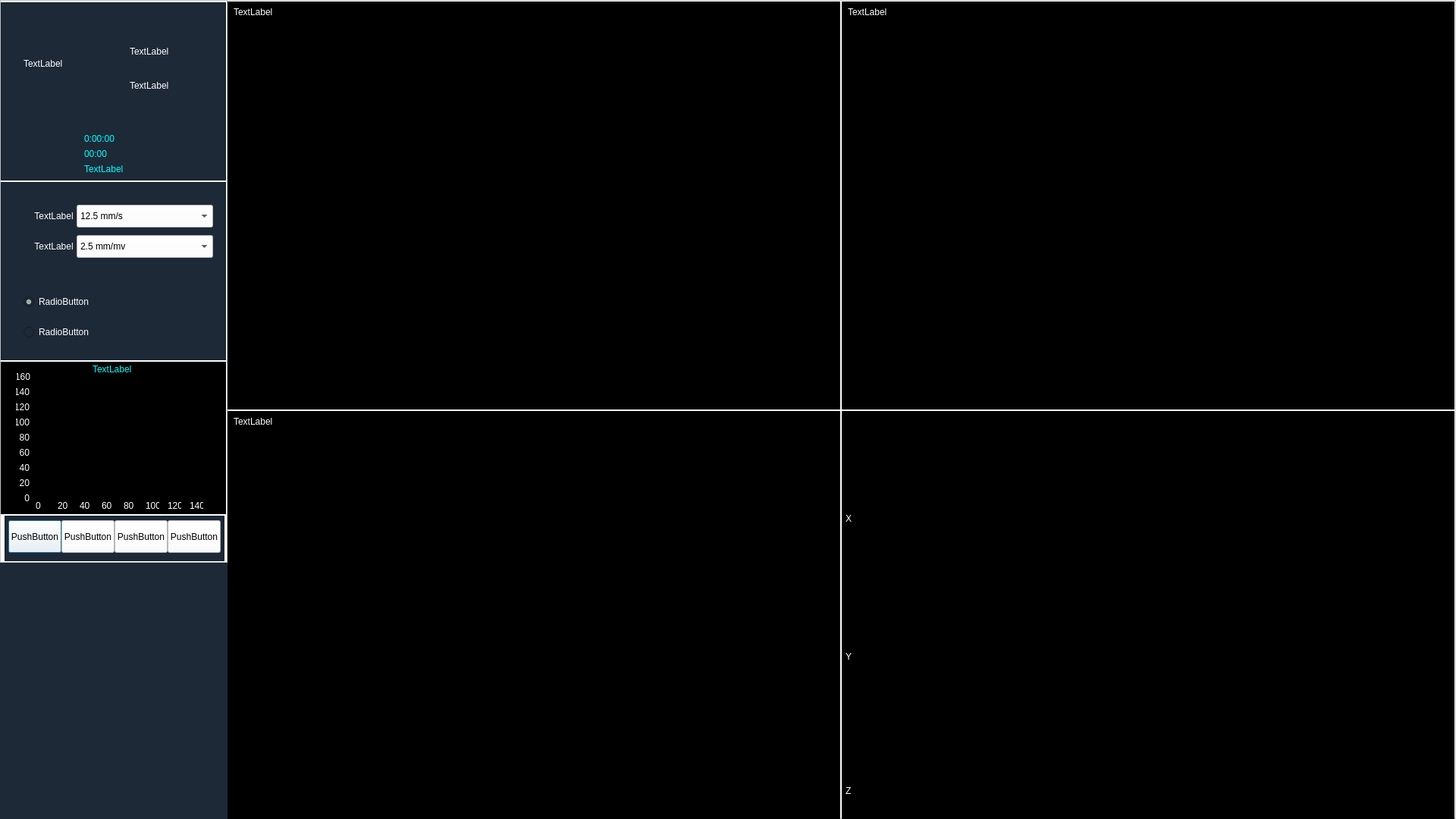
<?xml version="1.0" encoding="UTF-8"?>
<ui version="4.0">
 <class>vcgfrom</class>
 <widget class="QDialog" name="vcgfrom">
  <property name="geometry">
   <rect>
    <x>0</x>
    <y>0</y>
    <width>1920</width>
    <height>1080</height>
   </rect>
  </property>
  <property name="windowTitle">
   <string>Dialog</string>
  </property>
  <property name="styleSheet">
   <string notr="true">background-color: rgb(29, 41, 55);</string>
  </property>
  <widget class="QFrame" name="panRight">
   <property name="geometry">
    <rect>
     <x>0</x>
     <y>0</y>
     <width>300</width>
     <height>742</height>
    </rect>
   </property>
   <property name="styleSheet">
    <string notr="true">background-color: rgb(255, 255, 255);</string>
   </property>
   <property name="frameShape">
    <enum>QFrame::StyledPanel</enum>
   </property>
   <property name="frameShadow">
    <enum>QFrame::Raised</enum>
   </property>
   <widget class="QFrame" name="panR_Rn">
    <property name="geometry">
     <rect>
      <x>1</x>
      <y>3</y>
      <width>297</width>
      <height>235</height>
     </rect>
    </property>
    <property name="styleSheet">
     <string notr="true">color: rgb(255, 255, 255);
background-color: rgb(29, 41, 55);</string>
    </property>
    <property name="frameShape">
     <enum>QFrame::StyledPanel</enum>
    </property>
    <property name="frameShadow">
     <enum>QFrame::Raised</enum>
    </property>
    <widget class="QLabel" name="pic_Label">
     <property name="geometry">
      <rect>
       <x>30</x>
       <y>10</y>
       <width>131</width>
       <height>141</height>
      </rect>
     </property>
     <property name="text">
      <string>TextLabel</string>
     </property>
    </widget>
    <widget class="QLabel" name="name_label">
     <property name="geometry">
      <rect>
       <x>170</x>
       <y>50</y>
       <width>101</width>
       <height>30</height>
      </rect>
     </property>
     <property name="text">
      <string>TextLabel</string>
     </property>
    </widget>
    <widget class="QLabel" name="AgeSex_label">
     <property name="geometry">
      <rect>
       <x>170</x>
       <y>100</y>
       <width>121</width>
       <height>20</height>
      </rect>
     </property>
     <property name="text">
      <string>TextLabel</string>
     </property>
    </widget>
    <widget class="QLabel" name="lblTime">
     <property name="geometry">
      <rect>
       <x>110</x>
       <y>170</y>
       <width>150</width>
       <height>20</height>
      </rect>
     </property>
     <property name="styleSheet">
      <string notr="true">color: rgb(0, 255, 255);</string>
     </property>
     <property name="text">
      <string>0:00:00</string>
     </property>
    </widget>
    <widget class="QLabel" name="lblState">
     <property name="geometry">
      <rect>
       <x>110</x>
       <y>210</y>
       <width>150</width>
       <height>20</height>
      </rect>
     </property>
     <property name="styleSheet">
      <string notr="true">color: rgb(0, 255, 255);</string>
     </property>
     <property name="text">
      <string>TextLabel</string>
     </property>
    </widget>
    <widget class="QLabel" name="lblRun">
     <property name="geometry">
      <rect>
       <x>110</x>
       <y>190</y>
       <width>150</width>
       <height>20</height>
      </rect>
     </property>
     <property name="styleSheet">
      <string notr="true">color: rgb(0, 255, 255);</string>
     </property>
     <property name="text">
      <string>00:00</string>
     </property>
    </widget>
   </widget>
   <widget class="QFrame" name="panRn_Rn">
    <property name="geometry">
     <rect>
      <x>1</x>
      <y>240</y>
      <width>297</width>
      <height>235</height>
     </rect>
    </property>
    <property name="styleSheet">
     <string notr="true">color: rgb(255, 255, 255);
background-color: rgb(29, 41, 55);</string>
    </property>
    <property name="frameShape">
     <enum>QFrame::StyledPanel</enum>
    </property>
    <property name="frameShadow">
     <enum>QFrame::Raised</enum>
    </property>
    <widget class="QComboBox" name="cboSpeed">
     <property name="geometry">
      <rect>
       <x>100</x>
       <y>30</y>
       <width>180</width>
       <height>30</height>
      </rect>
     </property>
     <property name="accessibleName">
      <string/>
     </property>
     <property name="styleSheet">
      <string notr="true">color: rgb(0, 0, 0);
background-color: rgb(255, 255, 255);</string>
     </property>
     <property name="currentIndex">
      <number>0</number>
     </property>
     <item>
      <property name="text">
       <string>12.5 mm/s</string>
      </property>
     </item>
     <item>
      <property name="text">
       <string>25 mm/s</string>
      </property>
     </item>
     <item>
      <property name="text">
       <string>50 mm/s</string>
      </property>
     </item>
    </widget>
    <widget class="QComboBox" name="cboPlus">
     <property name="geometry">
      <rect>
       <x>100</x>
       <y>70</y>
       <width>180</width>
       <height>30</height>
      </rect>
     </property>
     <property name="styleSheet">
      <string notr="true">color: rgb(0, 0, 0);
background-color: rgb(255, 255, 255);</string>
     </property>
     <property name="currentIndex">
      <number>0</number>
     </property>
     <item>
      <property name="text">
       <string>2.5 mm/mv</string>
      </property>
     </item>
     <item>
      <property name="text">
       <string>5 mm/mv</string>
      </property>
     </item>
     <item>
      <property name="text">
       <string>10 mm/mv</string>
      </property>
     </item>
     <item>
      <property name="text">
       <string>20 mm/mv</string>
      </property>
     </item>
    </widget>
    <widget class="QLabel" name="lblSpeed">
     <property name="geometry">
      <rect>
       <x>40</x>
       <y>30</y>
       <width>60</width>
       <height>30</height>
      </rect>
     </property>
     <property name="text">
      <string>TextLabel</string>
     </property>
     <property name="alignment">
      <set>Qt::AlignCenter</set>
     </property>
    </widget>
    <widget class="QLabel" name="lblPlus">
     <property name="geometry">
      <rect>
       <x>40</x>
       <y>70</y>
       <width>60</width>
       <height>30</height>
      </rect>
     </property>
     <property name="text">
      <string>TextLabel</string>
     </property>
     <property name="alignment">
      <set>Qt::AlignCenter</set>
     </property>
    </widget>
    <widget class="QRadioButton" name="rgLead1">
     <property name="geometry">
      <rect>
       <x>30</x>
       <y>150</y>
       <width>89</width>
       <height>16</height>
      </rect>
     </property>
     <property name="text">
      <string>RadioButton</string>
     </property>
     <property name="checked">
      <bool>true</bool>
     </property>
    </widget>
    <widget class="QRadioButton" name="rgLead2">
     <property name="geometry">
      <rect>
       <x>30</x>
       <y>190</y>
       <width>89</width>
       <height>16</height>
      </rect>
     </property>
     <property name="text">
      <string>RadioButton</string>
     </property>
    </widget>
   </widget>
   <widget class="QFrame" name="panHeart">
    <property name="geometry">
     <rect>
      <x>1</x>
      <y>477</y>
      <width>297</width>
      <height>201</height>
     </rect>
    </property>
    <property name="styleSheet">
     <string notr="true">color: rgb(255, 255, 255);
background-color: rgb(0, 0, 0);</string>
    </property>
    <property name="frameShape">
     <enum>QFrame::StyledPanel</enum>
    </property>
    <property name="frameShadow">
     <enum>QFrame::Raised</enum>
    </property>
    <widget class="QLabel" name="lblRatePic">
     <property name="geometry">
      <rect>
       <x>121</x>
       <y>3</y>
       <width>65</width>
       <height>13</height>
      </rect>
     </property>
     <property name="styleSheet">
      <string notr="true">color: rgb(0, 255, 255);</string>
     </property>
     <property name="text">
      <string>TextLabel</string>
     </property>
    </widget>
    <widget class="QCustomPlot" name="imgHeart" native="true">
     <property name="geometry">
      <rect>
       <x>44</x>
       <y>15</y>
       <width>233</width>
       <height>169</height>
      </rect>
     </property>
    </widget>
    <widget class="QLabel" name="label_25">
     <property name="geometry">
      <rect>
       <x>21</x>
       <y>13</y>
       <width>18</width>
       <height>13</height>
      </rect>
     </property>
     <property name="text">
      <string>160</string>
     </property>
     <property name="alignment">
      <set>Qt::AlignRight|Qt::AlignTrailing|Qt::AlignVCenter</set>
     </property>
    </widget>
    <widget class="QLabel" name="label_26">
     <property name="geometry">
      <rect>
       <x>20</x>
       <y>33</y>
       <width>18</width>
       <height>13</height>
      </rect>
     </property>
     <property name="text">
      <string>140</string>
     </property>
     <property name="alignment">
      <set>Qt::AlignRight|Qt::AlignTrailing|Qt::AlignVCenter</set>
     </property>
    </widget>
    <widget class="QLabel" name="label_27">
     <property name="geometry">
      <rect>
       <x>20</x>
       <y>53</y>
       <width>18</width>
       <height>13</height>
      </rect>
     </property>
     <property name="text">
      <string>120</string>
     </property>
     <property name="alignment">
      <set>Qt::AlignRight|Qt::AlignTrailing|Qt::AlignVCenter</set>
     </property>
    </widget>
    <widget class="QLabel" name="label_28">
     <property name="geometry">
      <rect>
       <x>20</x>
       <y>73</y>
       <width>18</width>
       <height>13</height>
      </rect>
     </property>
     <property name="text">
      <string>100</string>
     </property>
     <property name="alignment">
      <set>Qt::AlignRight|Qt::AlignTrailing|Qt::AlignVCenter</set>
     </property>
    </widget>
    <widget class="QLabel" name="label_29">
     <property name="geometry">
      <rect>
       <x>20</x>
       <y>93</y>
       <width>18</width>
       <height>13</height>
      </rect>
     </property>
     <property name="text">
      <string>80</string>
     </property>
     <property name="alignment">
      <set>Qt::AlignRight|Qt::AlignTrailing|Qt::AlignVCenter</set>
     </property>
    </widget>
    <widget class="QLabel" name="label_30">
     <property name="geometry">
      <rect>
       <x>20</x>
       <y>113</y>
       <width>18</width>
       <height>13</height>
      </rect>
     </property>
     <property name="text">
      <string>60</string>
     </property>
     <property name="alignment">
      <set>Qt::AlignRight|Qt::AlignTrailing|Qt::AlignVCenter</set>
     </property>
    </widget>
    <widget class="QLabel" name="label_31">
     <property name="geometry">
      <rect>
       <x>20</x>
       <y>133</y>
       <width>18</width>
       <height>13</height>
      </rect>
     </property>
     <property name="text">
      <string>40</string>
     </property>
     <property name="alignment">
      <set>Qt::AlignRight|Qt::AlignTrailing|Qt::AlignVCenter</set>
     </property>
    </widget>
    <widget class="QLabel" name="label_32">
     <property name="geometry">
      <rect>
       <x>20</x>
       <y>153</y>
       <width>18</width>
       <height>13</height>
      </rect>
     </property>
     <property name="text">
      <string>20</string>
     </property>
     <property name="alignment">
      <set>Qt::AlignRight|Qt::AlignTrailing|Qt::AlignVCenter</set>
     </property>
    </widget>
    <widget class="QLabel" name="label_33">
     <property name="geometry">
      <rect>
       <x>20</x>
       <y>173</y>
       <width>18</width>
       <height>13</height>
      </rect>
     </property>
     <property name="text">
      <string>0</string>
     </property>
     <property name="alignment">
      <set>Qt::AlignRight|Qt::AlignTrailing|Qt::AlignVCenter</set>
     </property>
    </widget>
    <widget class="QLabel" name="label_34">
     <property name="geometry">
      <rect>
       <x>46</x>
       <y>183</y>
       <width>18</width>
       <height>13</height>
      </rect>
     </property>
     <property name="text">
      <string>0</string>
     </property>
     <property name="alignment">
      <set>Qt::AlignLeading|Qt::AlignLeft|Qt::AlignVCenter</set>
     </property>
    </widget>
    <widget class="QLabel" name="label_35">
     <property name="geometry">
      <rect>
       <x>75</x>
       <y>183</y>
       <width>18</width>
       <height>13</height>
      </rect>
     </property>
     <property name="text">
      <string>20</string>
     </property>
     <property name="alignment">
      <set>Qt::AlignLeading|Qt::AlignLeft|Qt::AlignVCenter</set>
     </property>
    </widget>
    <widget class="QLabel" name="label_36">
     <property name="geometry">
      <rect>
       <x>104</x>
       <y>183</y>
       <width>18</width>
       <height>13</height>
      </rect>
     </property>
     <property name="text">
      <string>40</string>
     </property>
     <property name="alignment">
      <set>Qt::AlignLeading|Qt::AlignLeft|Qt::AlignVCenter</set>
     </property>
    </widget>
    <widget class="QLabel" name="label_37">
     <property name="geometry">
      <rect>
       <x>133</x>
       <y>183</y>
       <width>18</width>
       <height>13</height>
      </rect>
     </property>
     <property name="text">
      <string>60</string>
     </property>
     <property name="alignment">
      <set>Qt::AlignLeading|Qt::AlignLeft|Qt::AlignVCenter</set>
     </property>
    </widget>
    <widget class="QLabel" name="label_38">
     <property name="geometry">
      <rect>
       <x>162</x>
       <y>183</y>
       <width>18</width>
       <height>13</height>
      </rect>
     </property>
     <property name="text">
      <string>80</string>
     </property>
     <property name="alignment">
      <set>Qt::AlignLeading|Qt::AlignLeft|Qt::AlignVCenter</set>
     </property>
    </widget>
    <widget class="QLabel" name="label_39">
     <property name="geometry">
      <rect>
       <x>191</x>
       <y>183</y>
       <width>18</width>
       <height>13</height>
      </rect>
     </property>
     <property name="text">
      <string>100</string>
     </property>
     <property name="alignment">
      <set>Qt::AlignLeading|Qt::AlignLeft|Qt::AlignVCenter</set>
     </property>
    </widget>
    <widget class="QLabel" name="label_40">
     <property name="geometry">
      <rect>
       <x>220</x>
       <y>183</y>
       <width>18</width>
       <height>13</height>
      </rect>
     </property>
     <property name="text">
      <string>120</string>
     </property>
     <property name="alignment">
      <set>Qt::AlignLeading|Qt::AlignLeft|Qt::AlignVCenter</set>
     </property>
    </widget>
    <widget class="QLabel" name="label_41">
     <property name="geometry">
      <rect>
       <x>249</x>
       <y>183</y>
       <width>18</width>
       <height>13</height>
      </rect>
     </property>
     <property name="text">
      <string>140</string>
     </property>
     <property name="alignment">
      <set>Qt::AlignLeading|Qt::AlignLeft|Qt::AlignVCenter</set>
     </property>
    </widget>
   </widget>
   <widget class="QFrame" name="GBOperate">
    <property name="geometry">
     <rect>
      <x>6</x>
      <y>680</y>
      <width>290</width>
      <height>60</height>
     </rect>
    </property>
    <property name="styleSheet">
     <string notr="true">background-color: rgb(29, 41, 55);</string>
    </property>
    <property name="frameShape">
     <enum>QFrame::StyledPanel</enum>
    </property>
    <property name="frameShadow">
     <enum>QFrame::Raised</enum>
    </property>
    <widget class="QPushButton" name="bitView">
     <property name="geometry">
      <rect>
       <x>5</x>
       <y>6</y>
       <width>70</width>
       <height>43</height>
      </rect>
     </property>
     <property name="styleSheet">
      <string notr="true">color: rgb(0, 0, 0);
background-color: rgb(255, 255, 255);</string>
     </property>
     <property name="text">
      <string>PushButton</string>
     </property>
    </widget>
    <widget class="QPushButton" name="bitCapture">
     <property name="geometry">
      <rect>
       <x>75</x>
       <y>6</y>
       <width>70</width>
       <height>43</height>
      </rect>
     </property>
     <property name="styleSheet">
      <string notr="true">color: rgb(0, 0, 0);
background-color: rgb(255, 255, 255);</string>
     </property>
     <property name="text">
      <string>PushButton</string>
     </property>
    </widget>
    <widget class="QPushButton" name="bitAna">
     <property name="geometry">
      <rect>
       <x>145</x>
       <y>6</y>
       <width>70</width>
       <height>43</height>
      </rect>
     </property>
     <property name="styleSheet">
      <string notr="true">color: rgb(0, 0, 0);
background-color: rgb(255, 255, 255);</string>
     </property>
     <property name="text">
      <string>PushButton</string>
     </property>
    </widget>
    <widget class="QPushButton" name="bitClose">
     <property name="geometry">
      <rect>
       <x>215</x>
       <y>6</y>
       <width>70</width>
       <height>43</height>
      </rect>
     </property>
     <property name="styleSheet">
      <string notr="true">color: rgb(0, 0, 0);
background-color: rgb(255, 255, 255);</string>
     </property>
     <property name="text">
      <string>PushButton</string>
     </property>
    </widget>
   </widget>
  </widget>
  <widget class="QFrame" name="frame_right">
   <property name="geometry">
    <rect>
     <x>300</x>
     <y>0</y>
     <width>1620</width>
     <height>1080</height>
    </rect>
   </property>
   <property name="styleSheet">
    <string notr="true">background-color: rgb(255, 255, 255);</string>
   </property>
   <property name="frameShape">
    <enum>QFrame::StyledPanel</enum>
   </property>
   <property name="frameShadow">
    <enum>QFrame::Raised</enum>
   </property>
   <widget class="QCustomPlot" name="pbF" native="true">
    <property name="geometry">
     <rect>
      <x>0</x>
      <y>2</y>
      <width>808</width>
      <height>538</height>
     </rect>
    </property>
    <property name="styleSheet">
     <string notr="true">background-color: rgb(0, 0, 0);
color: rgb(255, 255, 255);</string>
    </property>
    <widget class="QLabel" name="lblF">
     <property name="geometry">
      <rect>
       <x>8</x>
       <y>8</y>
       <width>54</width>
       <height>12</height>
      </rect>
     </property>
     <property name="text">
      <string>TextLabel</string>
     </property>
    </widget>
   </widget>
   <widget class="QCustomPlot" name="pbS" native="true">
    <property name="geometry">
     <rect>
      <x>810</x>
      <y>2</y>
      <width>808</width>
      <height>538</height>
     </rect>
    </property>
    <property name="styleSheet">
     <string notr="true">background-color: rgb(0, 0, 0);
color: rgb(255, 255, 255);</string>
    </property>
    <widget class="QLabel" name="lblS">
     <property name="geometry">
      <rect>
       <x>8</x>
       <y>8</y>
       <width>54</width>
       <height>12</height>
      </rect>
     </property>
     <property name="text">
      <string>TextLabel</string>
     </property>
    </widget>
   </widget>
   <widget class="QCustomPlot" name="pbH" native="true">
    <property name="geometry">
     <rect>
      <x>0</x>
      <y>542</y>
      <width>808</width>
      <height>538</height>
     </rect>
    </property>
    <property name="styleSheet">
     <string notr="true">background-color: rgb(0, 0, 0);
color: rgb(255, 255, 255);</string>
    </property>
    <widget class="QLabel" name="lblH">
     <property name="geometry">
      <rect>
       <x>8</x>
       <y>8</y>
       <width>54</width>
       <height>12</height>
      </rect>
     </property>
     <property name="text">
      <string>TextLabel</string>
     </property>
    </widget>
   </widget>
   <widget class="QCustomPlot" name="PBView" native="true">
    <property name="geometry">
     <rect>
      <x>810</x>
      <y>542</y>
      <width>808</width>
      <height>538</height>
     </rect>
    </property>
    <property name="styleSheet">
     <string notr="true">background-color: rgb(0, 0, 0);
color: rgb(255, 255, 255);</string>
    </property>
    <widget class="QLabel" name="lblX">
     <property name="geometry">
      <rect>
       <x>5</x>
       <y>136</y>
       <width>15</width>
       <height>12</height>
      </rect>
     </property>
     <property name="text">
      <string>X</string>
     </property>
    </widget>
    <widget class="QLabel" name="lblY">
     <property name="geometry">
      <rect>
       <x>5</x>
       <y>318</y>
       <width>15</width>
       <height>12</height>
      </rect>
     </property>
     <property name="text">
      <string>Y</string>
     </property>
    </widget>
    <widget class="QLabel" name="lblZ">
     <property name="geometry">
      <rect>
       <x>5</x>
       <y>495</y>
       <width>15</width>
       <height>12</height>
      </rect>
     </property>
     <property name="text">
      <string>Z</string>
     </property>
    </widget>
   </widget>
  </widget>
 </widget>
 <customwidgets>
  <customwidget>
   <class>QCustomPlot</class>
   <extends>QWidget</extends>
   <header location="global">qcustomplot.h</header>
   <container>1</container>
  </customwidget>
 </customwidgets>
 <resources/>
 <connections/>
</ui>
